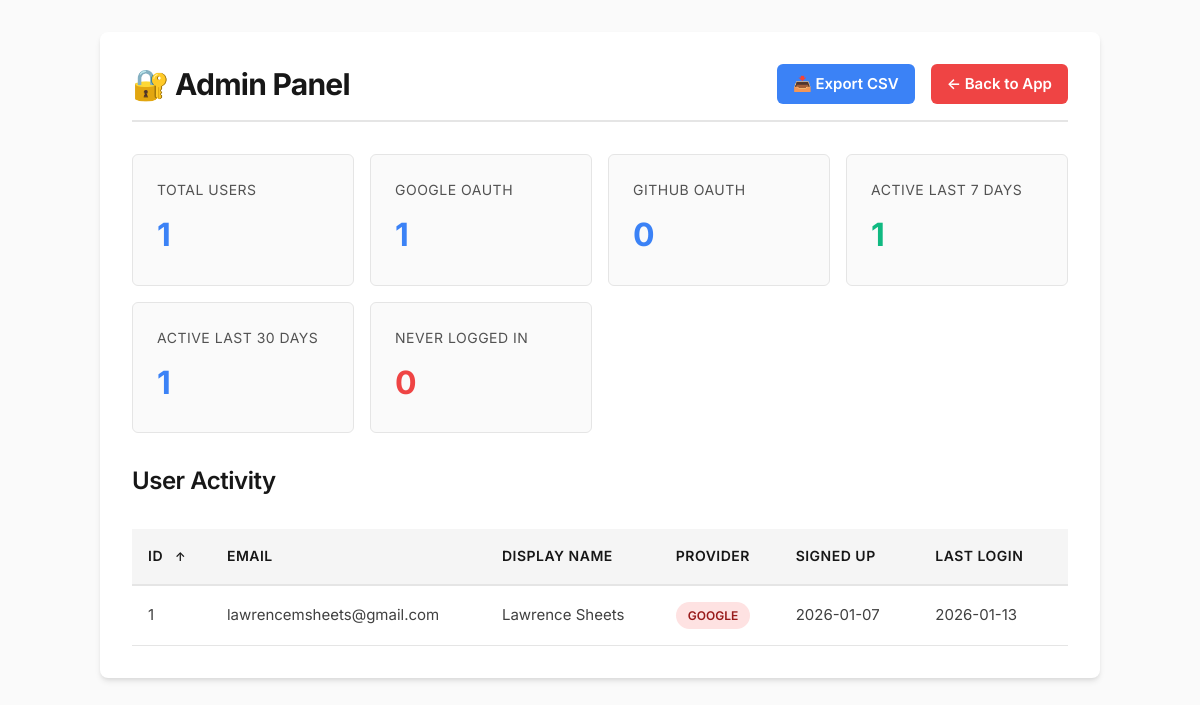
The page /admin (signed in) on the database its author committed.
### tables this page shows
CREATE TABLE users (
                    id INTEGER PRIMARY KEY AUTOINCREMENT,
                    username TEXT UNIQUE,
                    password_hash TEXT,
                    provider TEXT,
                    provider_id TEXT,
                    email TEXT,
                    display_name TEXT,
                    created_at TEXT NOT NULL,
                    last_login TEXT
                );

### app/main.py (the view)
@app.get("/admin", response_class=HTMLResponse)
async def admin_panel(request: Request):
    uid = request.session.get("user_id")
    if not uid:
        return HTMLResponse(
            content="<html><body style='font-family: sans-serif; padding: 2rem;'><h1>❌ Access Denied</h1><p>You must be logged in to access this page.</p><a href='/'>← Back to App</a></body></html>",
            status_code=403
        )
    user = auth.get_user(uid)
    if not user or not auth.is_admin(user.get("email")):
        return HTMLResponse(
            content="<html><body style='font-family: sans-serif; padding: 2rem;'><h1>❌ Access Denied</h1><p>You do not have permission to access this page.</p><a href='/'>← Back to App</a></body></html>",
            status_code=403
        )
    conn = auth._conn()
    cur = conn.cursor()
    cur.execute("SELECT id, email, display_name, provider, created_at, last_login FROM users ORDER BY created_at DESC")
    users = []
    for row in cur.fetchall():
        users.append({
            'id': row[0],
            'email': row[1],
            'display_name': row[2],
            'provider': row[3],
            'created_at': row[4],
            'last_login': row[5]
        })
    cur.execute("SELECT COUNT(*) FROM users")
    total_users = cur.fetchone()[0]
    cur.execute("SELECT COUNT(*) FROM users WHERE provider = 'google'")
    google_users = cur.fetchone()[0]
    cur.execute("SELECT COUNT(*) FROM users WHERE provider = 'github'")
    github_users = cur.fetchone()[0]
    from datetime import datetime, timedelta
    now = datetime.utcnow()
    seven_days_ago = (now - timedelta(days=7)).isoformat()
    thirty_days_ago = (now - timedelta(days=30)).isoformat()
    cur.execute("SELECT COUNT(*) FROM users WHERE last_login IS NOT NULL AND last_login >= ?", (seven_days_ago,))
    active_7d = cur.fetchone()[0]
    cur.execute("SELECT COUNT(*) FROM users WHERE last_login IS NOT NULL AND last_login >= ?", (thirty_days_ago,))
    active_30d = cur.fetchone()[0]
    cur.execute("SELECT COUNT(*) FROM users WHERE last_login IS NULL")
    never_logged_in = cur.fetchone()[0]
    conn.close()
    return templates.TemplateResponse("admin.html", {
        "request": request,
        "users": users,
        "total_users": total_users,
        "google_users": google_users,
        "github_users": github_users,
        "active_7d": active_7d,
        "active_30d": active_30d,
        "never_logged_in": never_logged_in
    })

### templates/admin.html (shortened to what this page needs)
<!DOCTYPE html>
<html lang="en">
<head>
    <link rel="stylesheet" href="/static/styles.css">
</head>
<body>
    <div class="admin-container">
        <div class="admin-header">
            <h1>🔐 Admin Panel</h1>
            <div style="display: flex; gap: 1rem;">
                <a href="/admin/export-csv" class="logout-btn" style="background: var(--primary-blue); text-decoration: none;">📥 Export CSV</a>
                <a href="/" class="logout-btn">← Back to App</a>
            </div>
        </div>
        <div class="stats">
            <div class="stat-card">
                <div class="stat-label">Total Users</div>
                <div class="stat-value">{{ total_users }}</div>
            </div>
            <div class="stat-card">
                <div class="stat-label">Google OAuth</div>
                <div class="stat-value">{{ google_users }}</div>
            </div>
            <div class="stat-card">
                <div class="stat-label">GitHub OAuth</div>
                <div class="stat-value">{{ github_users }}</div>
            </div>
            <div class="stat-card">
                <div class="stat-label">Active Last 7 Days</div>
                <div class="stat-value" style="color: #10B981;">{{ active_7d }}</div>
            </div>
            <div class="stat-card">
                <div class="stat-label">Active Last 30 Days</div>
                <div class="stat-value" style="color: #3B82F6;">{{ active_30d }}</div>
            </div>
            <div class="stat-card">
                <div class="stat-label">Never Logged In</div>
                <div class="stat-value" style="color: #EF4444;">{{ never_logged_in }}</div>
            </div>
        </div>
        {% if users %}
        <h2 style="margin-top: 2rem; color: var(--neutral-900);">User Activity</h2>
        <table>
            <thead>
                <tr>
                    <th onclick="sortTable('id')">ID <span class="sort-indicator" id="sort-id"></span></th>
                    <th>Email</th>
                    <th>Display Name</th>
                    <th>Provider</th>
                    <th onclick="sortTable('created')">Signed Up </th>
                    <th onclick="sortTable('login')">Last Login </th>
                </tr>
            </thead>
            <tbody id="user-table-body">
                {% for user in users %}
                <tr>
                    <td>{{ user.id }}</td>
                    <td>{{ user.email or '-' }}</td>
                    <td>{{ user.display_name or '-' }}</td>
                    <td>
                        <span class="provider-badge provider-{{ user.provider|lower }}">
                            {{ user.provider }}
                        </span>
                    </td>
                    <td>{{ user.created_at[:10] }}</td>
                    <td>
                        {% if user.last_login %}
                            {{ user.last_login[:10] }}
                        {% else %}
                            <span style="color: #999; font-style: italic;">Never</span>
                        {% endif %}
                    </td>
                </tr>
                {% endfor %}
            </tbody>
        </table>
        {% else %}
        <div class="empty-state">
            <p>No users have signed up yet.</p>
        </div>
        {% endif %}
    </div>

### static/styles.css (style rules this page uses)
:root { --primary-blue: #3b82f6; --primary-blue-hover: #2563eb; --primary-blue-active: #1d4ed8; --primary-blue-light: #dbeafe; --primary-blue-ultralight: #eff6ff; --neutral-50: #fafafa; --neutral-100: #f5f5f5; --neutral-200: #e5e5e5; --neutral-300: #d4d4d4; --neutral-400: #a3a3a3; --neutral-500: #737373; --neutral-600: #525252; --neutral-700: #404040; --neutral-800: #262626; --neutral-900: #171717; --success: #10b981; --warning: #f59e0b; --error: #ef4444; --error-bg: #fef2f2; --space-xs: 0.25rem; --space-sm: 0.5rem; --space-md: 1rem; --space-lg: 1.5rem; --space-xl: 2rem; --space-2xl: 3rem; --radius-sm: 0.25rem; --radius-md: 0.375rem; --radius-lg: 0.5rem; --radius-xl: 0.625rem; --radius-full: 9999px; --shadow-sm: 0 1px 2px 0 rgba(0, 0, 0, 0.05); --shadow-md: 0 4px 6px -1px rgba(0, 0, 0, 0.1), 0 2px 4px -1px rgba(0, 0, 0, 0.06); --shadow-lg: 0 10px 15px -3px rgba(0, 0, 0, 0.1), 0 4px 6px -2px rgba(0, 0, 0, 0.05); --shadow-xl: 0 20px 25px -5px rgba(0, 0, 0, 0.1), 0 10px 10px -5px rgba(0, 0, 0, 0.04); --transition-fast: 150ms cubic-bezier(0.4, 0, 0.2, 1); --transition-base: 250ms cubic-bezier(0.4, 0, 0.2, 1); --transition-slow: 350ms cubic-bezier(0.4, 0, 0.2, 1); }
* { box-sizing: border-box; }
body { font-family: 'Inter', -apple-system, BlinkMacSystemFont, 'Segoe UI', Roboto, 'Helvetica Neue', Arial, sans-serif; margin: 0; padding: 0; color: var(--neutral-900); background-color: var(--neutral-50); font-size: 15px; line-height: 1.6; -webkit-font-smoothing: antialiased; -moz-osx-font-smoothing: grayscale; }
h1 { color: var(--neutral-900); font-weight: 700; font-size: 1.875rem; line-height: 2.25rem; letter-spacing: -0.025em; margin: 0; }
h2 { color: var(--neutral-800); font-weight: 600; font-size: 1.5rem; line-height: 2rem; letter-spacing: -0.02em; margin: 0 0 var(--space-lg) 0; }
a { color: var(--primary-blue); text-decoration: none; font-weight: 500; transition: color var(--transition-fast); }

### templates/admin.html (style rules this page uses)
body { background: var(--neutral-50); padding: 2rem; }
.admin-container { max-width: 1000px; margin: 0 auto; background: white; border-radius: var(--radius-lg); box-shadow: var(--shadow-md); padding: 2rem; }
.admin-header { display: flex; justify-content: space-between; align-items: center; margin-bottom: 2rem; border-bottom: 2px solid var(--neutral-200); padding-bottom: 1rem; }
.admin-header h1 { margin: 0; color: var(--neutral-900); }
.logout-btn { padding: 0.5rem 1rem; background: var(--error); color: white; border: none; border-radius: var(--radius-md); cursor: pointer; text-decoration: none; font-weight: 600; }
.stats { display: grid; grid-template-columns: repeat(auto-fit, minmax(200px, 1fr)); gap: 1rem; margin-bottom: 2rem; }
.stat-card { background: var(--neutral-50); padding: 1.5rem; border-radius: var(--radius-md); border: 1px solid var(--neutral-200); }
.stat-label { color: var(--neutral-600); font-size: 0.875rem; text-transform: uppercase; letter-spacing: 0.5px; }
.stat-value { font-size: 2rem; font-weight: 700; color: var(--primary-blue); margin-top: 0.5rem; }
table { width: 100%; border-collapse: collapse; margin-top: 2rem; }
thead { background: var(--neutral-100); border-bottom: 2px solid var(--neutral-200); }
th { padding: 1rem; text-align: left; font-weight: 600; color: var(--neutral-900); font-size: 0.875rem; text-transform: uppercase; letter-spacing: 0.5px; cursor: pointer; user-select: none; position: relative; }
.sort-indicator { display: inline-block; margin-left: 0.5rem; font-size: 0.75rem; }
td { padding: 1rem; border-bottom: 1px solid var(--neutral-200); color: var(--neutral-700); }
.provider-badge { display: inline-block; padding: 0.25rem 0.75rem; border-radius: 9999px; font-size: 0.75rem; font-weight: 600; text-transform: uppercase; }
.provider-google { background: #FEE2E2; color: #991B1B; }

### rows shown on the page
users: id "1", email "lawrencemsheets@gmail.com", display_name "Lawrence Sheets", provider "GOOGLE", created_at "2026-01-07", last_login "2026-01-13"

### other values the page prints
{{ total_users }} "1"
{{ google_users }} "1"
{{ github_users }} "0"
{{ active_7d }} "1"
{{ active_30d }} "1"
{{ never_logged_in }} "0"
